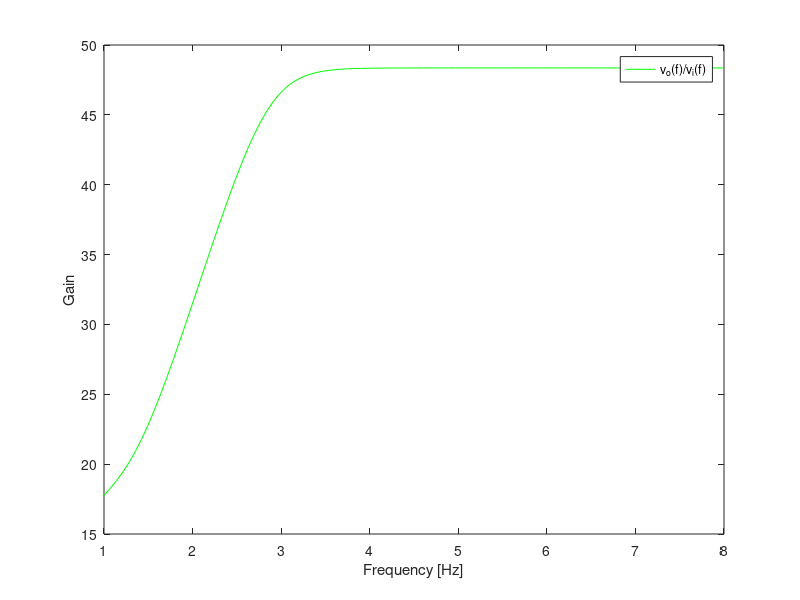

MATLAB code to generate this figure:
%gain stage

VT=25e-3
BFN=178.7
VAFN=69.7
RE1=100
RC1=1000
RB1=80000
RB2=20000
VBEON=0.7
VCC=12
RS=100
C1 =1.8e-06
C2 =78.7e-06
Cout = 200e-6
vi = 0.01;

printf("valores_intro_TAB\n");
printf("Cin = %e \n", C1);
printf("CE = %e \n", C2);
printf("Cout = %e \n", Cout);
printf("R1 = %e \n", RB1);
printf("R2 = %e \n", RB2);
printf("RC = %e \n", RC1);
printf("RE = %e \n", RE1);
printf("Rout = %e \n", RE1);
printf("valores_intro_END\n\n");

i = complex(0,1);
f = logspace(1,8, 100);
w = 2*pi*f;


RB=1/(1/RB1+1/RB2)
VEQ=RB2/(RB1+RB2)*VCC
IB1=(VEQ-VBEON)/(RB+(1+BFN)*RE1)
IC1=BFN*IB1
IE1=(1+BFN)*IB1
VE1=RE1*IE1
VO1=VCC-RC1*IC1
VCE=VO1-VE1


gm1=IC1/VT
rpi1=BFN/gm1
ro1=VAFN/IC1
Zc1 = 1./(i*w*C1);
Zc2 = 1./(i*w*C2);

I=ones(length(w),4);
voE=zeros(1,length(w));
AV1=zeros(1,length(w));

for k=1:length(w)
A = [0, -RB, 0, 0, RS+RB;
    -RE1, -Zc2(k), 0, RE1 + Zc2(k), 0; 
    RE1 + ro1 + RC1, 0, -ro1, -RE1, 0;
    0, gm1*rpi1, 1, 0, 0;
    0, RB+Zc1(k)+rpi1+Zc2(k), 0, -Zc2(k), -RB];

N = [vi; 0; 0; 0; 0];
res = A\N;

voE(k) = abs(RC1 * res(1));
AV1(k) = voE(k)/vi;
endfor

ZI1 = 1/(1/RB + 1/rpi1);
ZO1 = 1/(1/ro1 + 1/RC1);



%//////////////////OUTPUT STAGE/////////////////////%
BFP = 227.3
VAFP = 37.2
RE2 = 100
VEBON = 0.7
VI2 = VO1
IE2 = (VCC-VEBON-VI2)/RE2
IC2 = BFP/(BFP+1)*IE2
VO2 = VCC - RE2*IE2

gm2 = IC2/VT
go2 = IC2/VAFP
gpi2 = gm2/BFP
ge2 = 1/RE2

ro2 = 1/go2;
rpi2 = 1/gpi2;

I2=zeros(length(w),3);
vo2=zeros(1,length(w));
AV2 = zeros(1,length(w));

for k=1:length(w)
A2 = [rpi2+RE2, -RE2, 0;
    gm2*rpi2, 0, 1; 
    -RE2, RE2+ro2, -ro2];

N2 = [voE(k); 0; 0];
res = A2\N2;

vo2(k) = abs((res(1)-res(2))*RE2);
AV2(k) = vo2(k)/voE(k);
endfor


ZI2 = (gm2+gpi2+go2+ge2)/gpi2/(gpi2+go2+ge2);
ZO2 = 1/(gm2+gpi2+go2+ge2);
ZO = 1/(gm2*(rpi2/(rpi2+ZO1))+(1/(rpi2+ZO1))+go2+ge2);
AV = AV1.*AV2;


%%%%%%PLOT%%%%%%%
theo = figure ();
plot (log10(f), 20*log10(AV), "g");
legend("v_o(f)/v_i(f)");
xlabel ("Frequency [Hz]");
ylabel ("Gain");
print (theo, "theo", "-depsc");
%%%%%%% end plot %%%%%%%%

AVdb = 20*log10(AV);
maximo = max(AVdb);
k = 1;

while  0.05 < ((maximo - AVdb(k))/maximo)
    k = k + 1;
endwhile

lowerCutoff = (w(k))/(2*pi);
highCutoff = 10^7;

bandwidth = highCutoff - lowerCutoff;
cost = 1e-3*(RE1 + RC1 + RB1 + RB2 + RE2) + 1e6*(C1 + C2) + 2*0.1;

AV=abs(AV);
Merit = (max(AV) * bandwidth)/(cost * lowerCutoff)

printf ("ponto1_TAB\n");
printf ("IB1 = %e \n", IB1);
printf ("IC1 = %e \n", IC1);
printf ("IE1 = %e \n", IE1);
printf ("cost= %e \n", cost);
printf ("VO1 = %e \n", VO1);
printf ("ponto1_END\n\n");



printf ("Z_TAB\n");
printf (" Imput impedance (Gain stage)- ZI1 = %e Ohm \n", ZI1);
printf ("Output impedance (Gain stage)-ZO1 = %e Ohm \n", ZO1);
printf (" Imput impedance (Output stage)-ZI2 = %e Ohm \n", ZI2);
printf ("Output impedance (Output stage)-- ZO2 = %e Ohm \n", ZO2);
printf ("Output impedance-ZO = %e \n", ZO);
printf ("Z_END\n\n");

printf ("r_theo_TAB\n");
printf ("Gain stage- AV1  = %e V\n", max(AV1));
printf ("Output stage stage -AV2 = %e V \n", max(AV2));
printf ("Bandwidth= %e Hz \n", bandwidth);
printf ("Cut Off Frequency= %e Hz \n", lowerCutoff);
printf ("r_theo_END\n\n");

